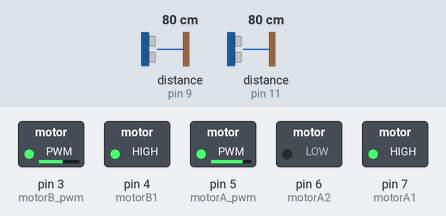
Bench run of a sketch on a simulated Arduino Mega 2560, built with avr-gcc and run on an emulated ATmega2560. On the bench: switched loads named in the sketch (green lamp = pin HIGH). Wiring (inferred from the names in the program): 2 × ultrasonic range finder: trigger pin 10, echo pin 9 / trigger pin 12, echo pin 11. Inputs (shaded band) come from the test bench; at power-on: distance to the obstacle (sensors on pin 9, pin 11) 80 cm. The echo pulse lasts 58.3 µs per cm; pins used as bus, display or sensor lines are not drawn; what the sketch prints to the serial monitor is not drawn.

Above: at 1.2 s.
1.3 s: distance to the obstacle (sensor on pin 9) set to 2 cm
2.8 s: distance to the obstacle (sensor on pin 11) set to 2 cm
5.8 s: distance to the obstacle (sensor on pin 9) set to 60 cm
8.8 s: distance to the obstacle (sensor on pin 11) set to 18 cm
Timing chart, 0 to 11.8 s (numbered marks = the images above; inputs shaded):
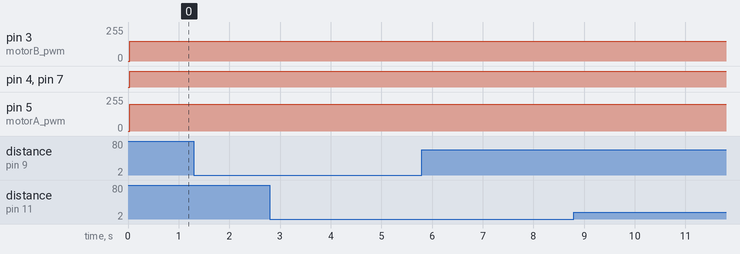

Measured:
- after the input at 1.3 s, every drawn part: stays the same
- after the input at 2.8 s, every drawn part: stays the same
- after the input at 5.8 s, every drawn part: stays the same
- after the input at 8.8 s, every drawn part: stays the same

The sketch:

Obstacle_Avoidance_Program.ino
```cpp
#include <Arduino.h>
#include <NewPing.h>
#include <MPU6050_tockn.h>

// Define motor control pins
const int motorA_pwm = 5; // ENA pin on L298N
const int motorA1 = 7;    // IN1 pin on L298N
const int motorA2 = 6;    // IN2 pin on L298N
const int motorB_pwm = 3; // ENB pin on L298N
const int motorB1 = 4;    // IN3 pin on L298N
const int motorB2 = 2;    // IN4 pin on L298N

//PIR pin
int pirPin = 2;
int pirState = LOW;
//int speaker = ;

int triggerDistance = 20;
int rightmotorspeed = 150;
int leftmotorspeed = 200;
int highRightMotorspeed = 200;
int highLeftMotorspeed = 200;
int maxObstDistance = 30;

// Define ultrasonic sensor pins DONE!!!!
const int trigPin1 = 12;
const int echoPin1 = 11;
const int trigPin2 = 10;
const int echoPin2 = 9;

// Timer in microseconds
unsigned long startTime = 0;
bool isTimerRunning = false;
int timeRotate = 400000; //3.5 seconds?
int stuckTimer = 5000000; //5 seconds?

//MPU6050 Gyro & Accelerometer
MPU6050 mpu6050(Wire);
float lastAccelX = 0.0;
float movementDistThreshold = 0.5;

void time(int timer);
void moveForward();
bool humanMovement();
void obstTurn (bool right);
void stopMotors();
bool checkObstacle();
void timedTurn(bool right);
void obstTurn (bool right);

void setup() {
  // Motor control pins as OUTPUT
  pinMode(motorA_pwm, OUTPUT);
  pinMode(motorA1, OUTPUT);
  pinMode(motorA2, OUTPUT);
  pinMode(motorB_pwm, OUTPUT);
  pinMode(motorB1, OUTPUT);
  pinMode(motorB2, OUTPUT);

  // Ultrasonic sensor pins
  pinMode(trigPin1, OUTPUT);
  pinMode(echoPin1, INPUT);
  pinMode(trigPin2, OUTPUT);
  pinMode(echoPin2, INPUT);

  pinMode(pirPin, INPUT);
  //pinMode(speaker, OUTPUT);

  /*MPU6050 Gyro & Accelerometer
  Wire.begin();
  mpu6050.begin();
  mpu6050.calcGyroOffsets(true);*/

  // Initialize Serial Monitor
  Serial.begin(9600);
}

void loop() {
  moveForward();
  //timedTurn(false);
  //obstTurn(true);
  //bool obstacle_detected = checkObstacle();
  //delay(5000);
  //timedTurn(true);
  //delay(2000);
}

//timer is the amount of time you want the program to execute something
void time(int timer) {
  unsigned long int startTime = micros();
  while ( (micros() - startTime) < timer ) {}
}

void moveForward() {
  //while (!checkObstacle()) {
    Serial.println(checkObstacle());
    digitalWrite(motorA1, HIGH);
    digitalWrite(motorA2, LOW);
    analogWrite(motorA_pwm, leftmotorspeed);
    digitalWrite(motorB1, HIGH);
    digitalWrite(motorB2, LOW);
    analogWrite(motorB_pwm, rightmotorspeed);
  //}
  //obstTurn(true);
  //Serial.println(checkObstacle());
}

//returns true if human movement detected, and false if not
bool humanMovement() {
  //Read PIR and accelerometer's values
  int pirValue = digitalRead(pirPin);
  mpu6050.update();
  float accelX = mpu6050.getAccX();

  //Checks if the PIR sensor is triggered and if so, was it more than robot movement?
  if (pirValue==HIGH && abs(accelX - lastAccelX) < movementDistThreshold) {
    lastAccelX = accelX;
    /*
    Enter screaming and buzzer stuff
    */
    return true;
  }
  return false;
}

bool humanMovementOnlyPIR() {
  float val = digitalRead(pirPin);
  if ((val == HIGH) && (pirState == LOW)) {
    Serial.println("HUMAN GET AWAY FROM ME");
    pirState = HIGH;
    return true;
  }
  /*if (val == LOW && pirState == HIGH) {
    Serial.println("You've stopped, human. Better it remain that way until your time is done.");
    pirState = LOW;
  }*/
  return false;
}

void stopMotors() {
  digitalWrite(motorA1, LOW);
  digitalWrite(motorA2, LOW);
  analogWrite(motorA_pwm, 0);
  digitalWrite(motorB1, LOW);
  digitalWrite(motorB2, LOW);
  analogWrite(motorB_pwm, 0);
}

//Obstacle detected = true, Obstacle not detected = false.
bool checkObstacle() {
  float duration1, duration2;
  float distance1, distance2;

  unsigned long timeout_cutoff = 10000;

  // Trigger ultrasonic sensor 1
  // digitalWrite(trigPin1, LOW);
  delayMicroseconds(2);
  digitalWrite(trigPin1, HIGH);
  delayMicroseconds(10);
  digitalWrite(trigPin1, LOW);
  duration1 = pulseIn(echoPin1, HIGH, timeout_cutoff); // Adjust timeout if needed


  // Trigger ultrasonic sensor 2 after a delay
  delay(20); // Adjust this delay as needed based on your setup

  // digitalWrite(trigPin2, LOW);
  delayMicroseconds(2);
  digitalWrite(trigPin2, HIGH);
  delayMicroseconds(10);
  digitalWrite(trigPin2, LOW);
  duration2 = pulseIn(echoPin2, HIGH, timeout_cutoff); // Adjust timeout if needed

  /*Print durations
  Serial.print("Duration 1: ");
  Serial.println(duration1);
  Serial.print("Duration 2: ");
  Serial.println(duration2);*/

  // Calculate distances
  if (duration1==0 && duration2!=0) {
    distance1 = 400;
  }
  else if (duration2==0 && duration1!=0)
  {
    distance2 = 400;
  }
  else if (duration1==0 && duration2==0) {
    distance1 = 400;
    distance2 = 400;
  }
  else {
    distance1 = (duration1 * 0.0343) / 2.0000;
    distance2 = ((double)duration2 * 0.0343) / 2.00000;
  }

  /* Print distances for debugging
  Serial.print("Distance 1: ");
  Serial.println(distance1);
  Serial.print("Distance 2: ");
  Serial.println(distance2);*/

  // Check for obstacles
  if (distance1 <= maxObstDistance || distance2 <= maxObstDistance) {
    Serial.println("Obstacle Detected!");
    return true;
  } else {
    Serial.println("No Obstacle Detected.");
    return false;
  }
}

//right is 1, left is 0
//timed rotation
void timedTurn(bool right) {

    if (right==false) {
      digitalWrite(motorA1, HIGH);
      digitalWrite(motorA2, LOW);
      analogWrite(motorA_pwm, 0);
      digitalWrite(motorB1, HIGH);
      digitalWrite(motorB2, LOW);
      analogWrite(motorB_pwm, rightmotorspeed);
      Serial.println("left turn.");
      delay(5000);

    }
    else {
      digitalWrite(motorA1, HIGH);
      digitalWrite(motorA2, LOW);
      analogWrite(motorA_pwm, leftmotorspeed);
      digitalWrite(motorB1, HIGH);
      digitalWrite(motorB2, LOW);
      analogWrite(motorB_pwm, 0);
      Serial.println("right turn.");
      delay(5000);
    }

  Serial.println("Ended turn.");
  stopMotors();
  delay(1000);
}

//right is 1, left is 0
void obstTurn (bool right) {
  if (right==true) {
    digitalWrite(motorA1, HIGH);
    digitalWrite(motorA2, LOW);
    analogWrite(motorA_pwm, leftmotorspeed);
    digitalWrite(motorB1, HIGH);
    digitalWrite(motorB2, LOW);
    analogWrite(motorB_pwm, 0);
    Serial.println("right turn.");
  }

  else {
    digitalWrite(motorA1, HIGH);
    digitalWrite(motorA2, LOW);
    analogWrite(motorA_pwm, leftmotorspeed);
    digitalWrite(motorB1, HIGH);
    digitalWrite(motorB2, LOW);
    analogWrite(motorB_pwm, 0);
  }

  while (checkObstacle()) {}
  delay(2000);

  timedTurn(true);
  stopMotors();
  delay(1500);

  //To make it stop when it's stuck
  /*int s2 = micros();
  bool obst = true;
  while ( (micros() - s2) < stuckTimer && obst==true ) {
    if (!checkObstacle()) {
      stopMotors();
      obst = false;
      delay(1000);
      timedTurn(right, timeRotate);
    }
  }
  Serial.println("I'M STUCK");*/
}
```

Source omitted: main.cpp (12784 bytes)
